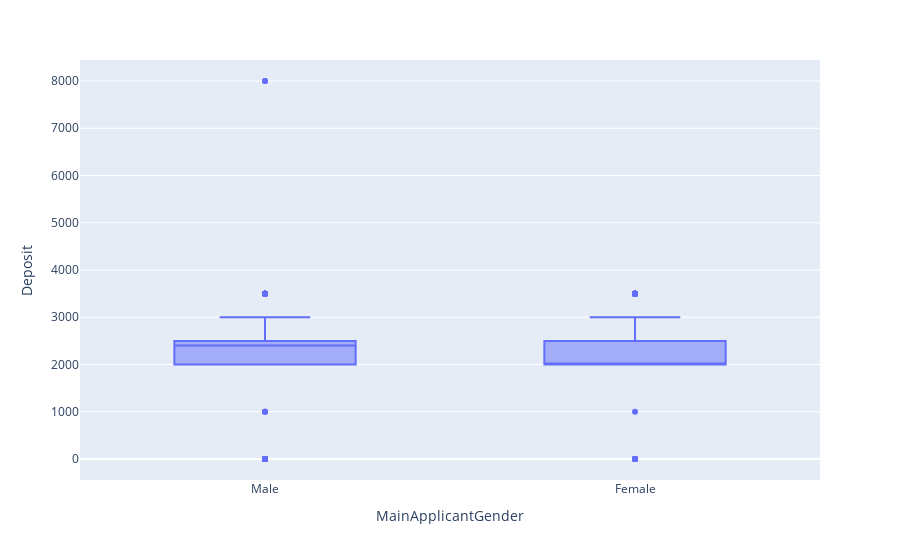

The cell this chart's notebook holds for it:
### Markdown cell above
### Visualising some interesting distributions

### Code cell
px.box(train_merged, x= 'MainApplicantGender', y='Deposit')

### Figure 1 — Plotly figure (JSON) as saved in the notebook; plotly's stock layout.template omitted (floating-point values rounded to 4 significant figures; data arrays with more than 128 entries replaced by an {"elided": "..."} marker saying what was removed)
{"data": [{"alignmentgroup": "True", "hovertemplate": "MainApplicantGender=%{x}<br>Deposit=%{y}<extra></extra>", "legendgroup": "", "marker": {"color": "#636efa"}, "name": "", "notched": false, "offsetgroup": "", "orientation": "v", "showlegend": false, "type": "box", "x": {"elided": "28007 str values"}, "x0": " ", "xaxis": "x", "y": {"elided": "28007 int values"}, "y0": " ", "yaxis": "y"}], "layout": {"boxmode": "group", "legend": {"tracegroupgap": 0}, "margin": {"t": 60}, "xaxis": {"anchor": "y", "domain": [0, 1], "title": {"text": "MainApplicantGender"}}, "yaxis": {"anchor": "x", "domain": [0, 1], "title": {"text": "Deposit"}}}}
